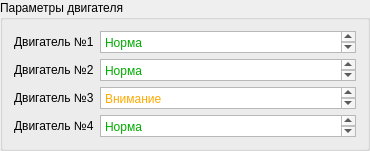
                <widget class="QGroupBox" name="groupBox_7">
                 <property name="title">
                  <string>Параметры двигателя</string>
                 </property>
                 <layout class="QVBoxLayout" name="verticalLayout_9">
                  <item>
                   <layout class="QHBoxLayout" name="horizontalLayout_28">
                    <item>
                     <widget class="QLabel" name="label_15">
                      <property name="text">
                       <string>Двигатель №1</string>
                      </property>
                     </widget>
                    </item>
                    <item>
                     <widget class="QTextEdit" name="textEdit_7">
                      <property name="maximumSize">
                       <size>
                        <width>16777215</width>
                        <height>22</height>
                       </size>
                      </property>
                      <property name="html">
                       <string>&lt;!DOCTYPE HTML PUBLIC &quot;-//W3C//DTD HTML 4.0//EN&quot; &quot;http://www.w3.org/TR/REC-html40/strict.dtd&quot;&gt;
&lt;html&gt;&lt;head&gt;&lt;meta name=&quot;qrichtext&quot; content=&quot;1&quot; /&gt;&lt;meta charset=&quot;utf-8&quot; /&gt;&lt;style type=&quot;text/css&quot;&gt;
p, li { white-space: pre-wrap; }
hr { height: 1px; border-width: 0; }
li.unchecked::marker { content: &quot;\2610&quot;; }
li.checked::marker { content: &quot;\2612&quot;; }
&lt;/style&gt;&lt;/head&gt;&lt;body style=&quot; font-family:'Segoe UI'; font-size:9pt; font-weight:400; font-style:normal;&quot;&gt;
&lt;p style=&quot; margin-top:0px; margin-bottom:0px; margin-left:0px; margin-right:0px; -qt-block-indent:0; text-indent:0px;&quot;&gt;&lt;span style=&quot; color:#00aa00;&quot;&gt;Норма&lt;/span&gt;&lt;/p&gt;&lt;/body&gt;&lt;/html&gt;</string>
                      </property>
                     </widget>
                    </item>
                   </layout>
                  </item>
                  <item>
                   <layout class="QHBoxLayout" name="horizontalLayout_27">
                    <item>
                     <widget class="QLabel" name="label_16">
                      <property name="text">
                       <string>Двигатель №2</string>
                      </property>
                     </widget>
                    </item>
                    <item>
                     <widget class="QTextEdit" name="textEdit_10">
                      <property name="maximumSize">
                       <size>
                        <width>16777215</width>
                        <height>22</height>
                       </size>
                      </property>
                      <property name="html">
                       <string>&lt;!DOCTYPE HTML PUBLIC &quot;-//W3C//DTD HTML 4.0//EN&quot; &quot;http://www.w3.org/TR/REC-html40/strict.dtd&quot;&gt;
&lt;html&gt;&lt;head&gt;&lt;meta name=&quot;qrichtext&quot; content=&quot;1&quot; /&gt;&lt;meta charset=&quot;utf-8&quot; /&gt;&lt;style type=&quot;text/css&quot;&gt;
p, li { white-space: pre-wrap; }
hr { height: 1px; border-width: 0; }
li.unchecked::marker { content: &quot;\2610&quot;; }
li.checked::marker { content: &quot;\2612&quot;; }
&lt;/style&gt;&lt;/head&gt;&lt;body style=&quot; font-family:'Segoe UI'; font-size:9pt; font-weight:400; font-style:normal;&quot;&gt;
&lt;p style=&quot; margin-top:0px; margin-bottom:0px; margin-left:0px; margin-right:0px; -qt-block-indent:0; text-indent:0px;&quot;&gt;&lt;span style=&quot; color:#00aa00;&quot;&gt;Норма&lt;/span&gt;&lt;/p&gt;&lt;/body&gt;&lt;/html&gt;</string>
                      </property>
                     </widget>
                    </item>
                   </layout>
                  </item>
                  <item>
                   <layout class="QHBoxLayout" name="horizontalLayout_26">
                    <item>
                     <widget class="QLabel" name="label_17">
                      <property name="text">
                       <string>Двигатель №3</string>
                      </property>
                     </widget>
                    </item>
                    <item>
                     <widget class="QTextEdit" name="textEdit_8">
                      <property name="maximumSize">
                       <size>
                        <width>16777215</width>
                        <height>22</height>
                       </size>
                      </property>
                      <property name="html">
                       <string>&lt;!DOCTYPE HTML PUBLIC &quot;-//W3C//DTD HTML 4.0//EN&quot; &quot;http://www.w3.org/TR/REC-html40/strict.dtd&quot;&gt;
&lt;html&gt;&lt;head&gt;&lt;meta name=&quot;qrichtext&quot; content=&quot;1&quot; /&gt;&lt;meta charset=&quot;utf-8&quot; /&gt;&lt;style type=&quot;text/css&quot;&gt;
p, li { white-space: pre-wrap; }
hr { height: 1px; border-width: 0; }
li.unchecked::marker { content: &quot;\2610&quot;; }
li.checked::marker { content: &quot;\2612&quot;; }
&lt;/style&gt;&lt;/head&gt;&lt;body style=&quot; font-family:'Segoe UI'; font-size:9pt; font-weight:400; font-style:normal;&quot;&gt;
&lt;p style=&quot; margin-top:0px; margin-bottom:0px; margin-left:0px; margin-right:0px; -qt-block-indent:0; text-indent:0px;&quot;&gt;&lt;span style=&quot; color:#ffaa00;&quot;&gt;Внимание&lt;/span&gt;&lt;/p&gt;&lt;/body&gt;&lt;/html&gt;</string>
                      </property>
                     </widget>
                    </item>
                   </layout>
                  </item>
                  <item>
                   <layout class="QHBoxLayout" name="horizontalLayout_29">
                    <item>
                     <widget class="QLabel" name="label_18">
                      <property name="text">
                       <string>Двигатель №4</string>
                      </property>
                     </widget>
                    </item>
                    <item>
                     <widget class="QTextEdit" name="textEdit_11">
                      <property name="maximumSize">
                       <size>
                        <width>16777215</width>
                        <height>22</height>
                       </size>
                      </property>
                      <property name="html">
                       <string>&lt;!DOCTYPE HTML PUBLIC &quot;-//W3C//DTD HTML 4.0//EN&quot; &quot;http://www.w3.org/TR/REC-html40/strict.dtd&quot;&gt;
&lt;html&gt;&lt;head&gt;&lt;meta name=&quot;qrichtext&quot; content=&quot;1&quot; /&gt;&lt;meta charset=&quot;utf-8&quot; /&gt;&lt;style type=&quot;text/css&quot;&gt;
p, li { white-space: pre-wrap; }
hr { height: 1px; border-width: 0; }
li.unchecked::marker { content: &quot;\2610&quot;; }
li.checked::marker { content: &quot;\2612&quot;; }
&lt;/style&gt;&lt;/head&gt;&lt;body style=&quot; font-family:'Segoe UI'; font-size:9pt; font-weight:400; font-style:normal;&quot;&gt;
&lt;p style=&quot; margin-top:0px; margin-bottom:0px; margin-left:0px; margin-right:0px; -qt-block-indent:0; text-indent:0px;&quot;&gt;&lt;span style=&quot; color:#00aa00;&quot;&gt;Норма&lt;/span&gt;&lt;/p&gt;&lt;/body&gt;&lt;/html&gt;</string>
                      </property>
                     </widget>
                    </item>
                   </layout>
                  </item>
                 </layout>
                </widget>
